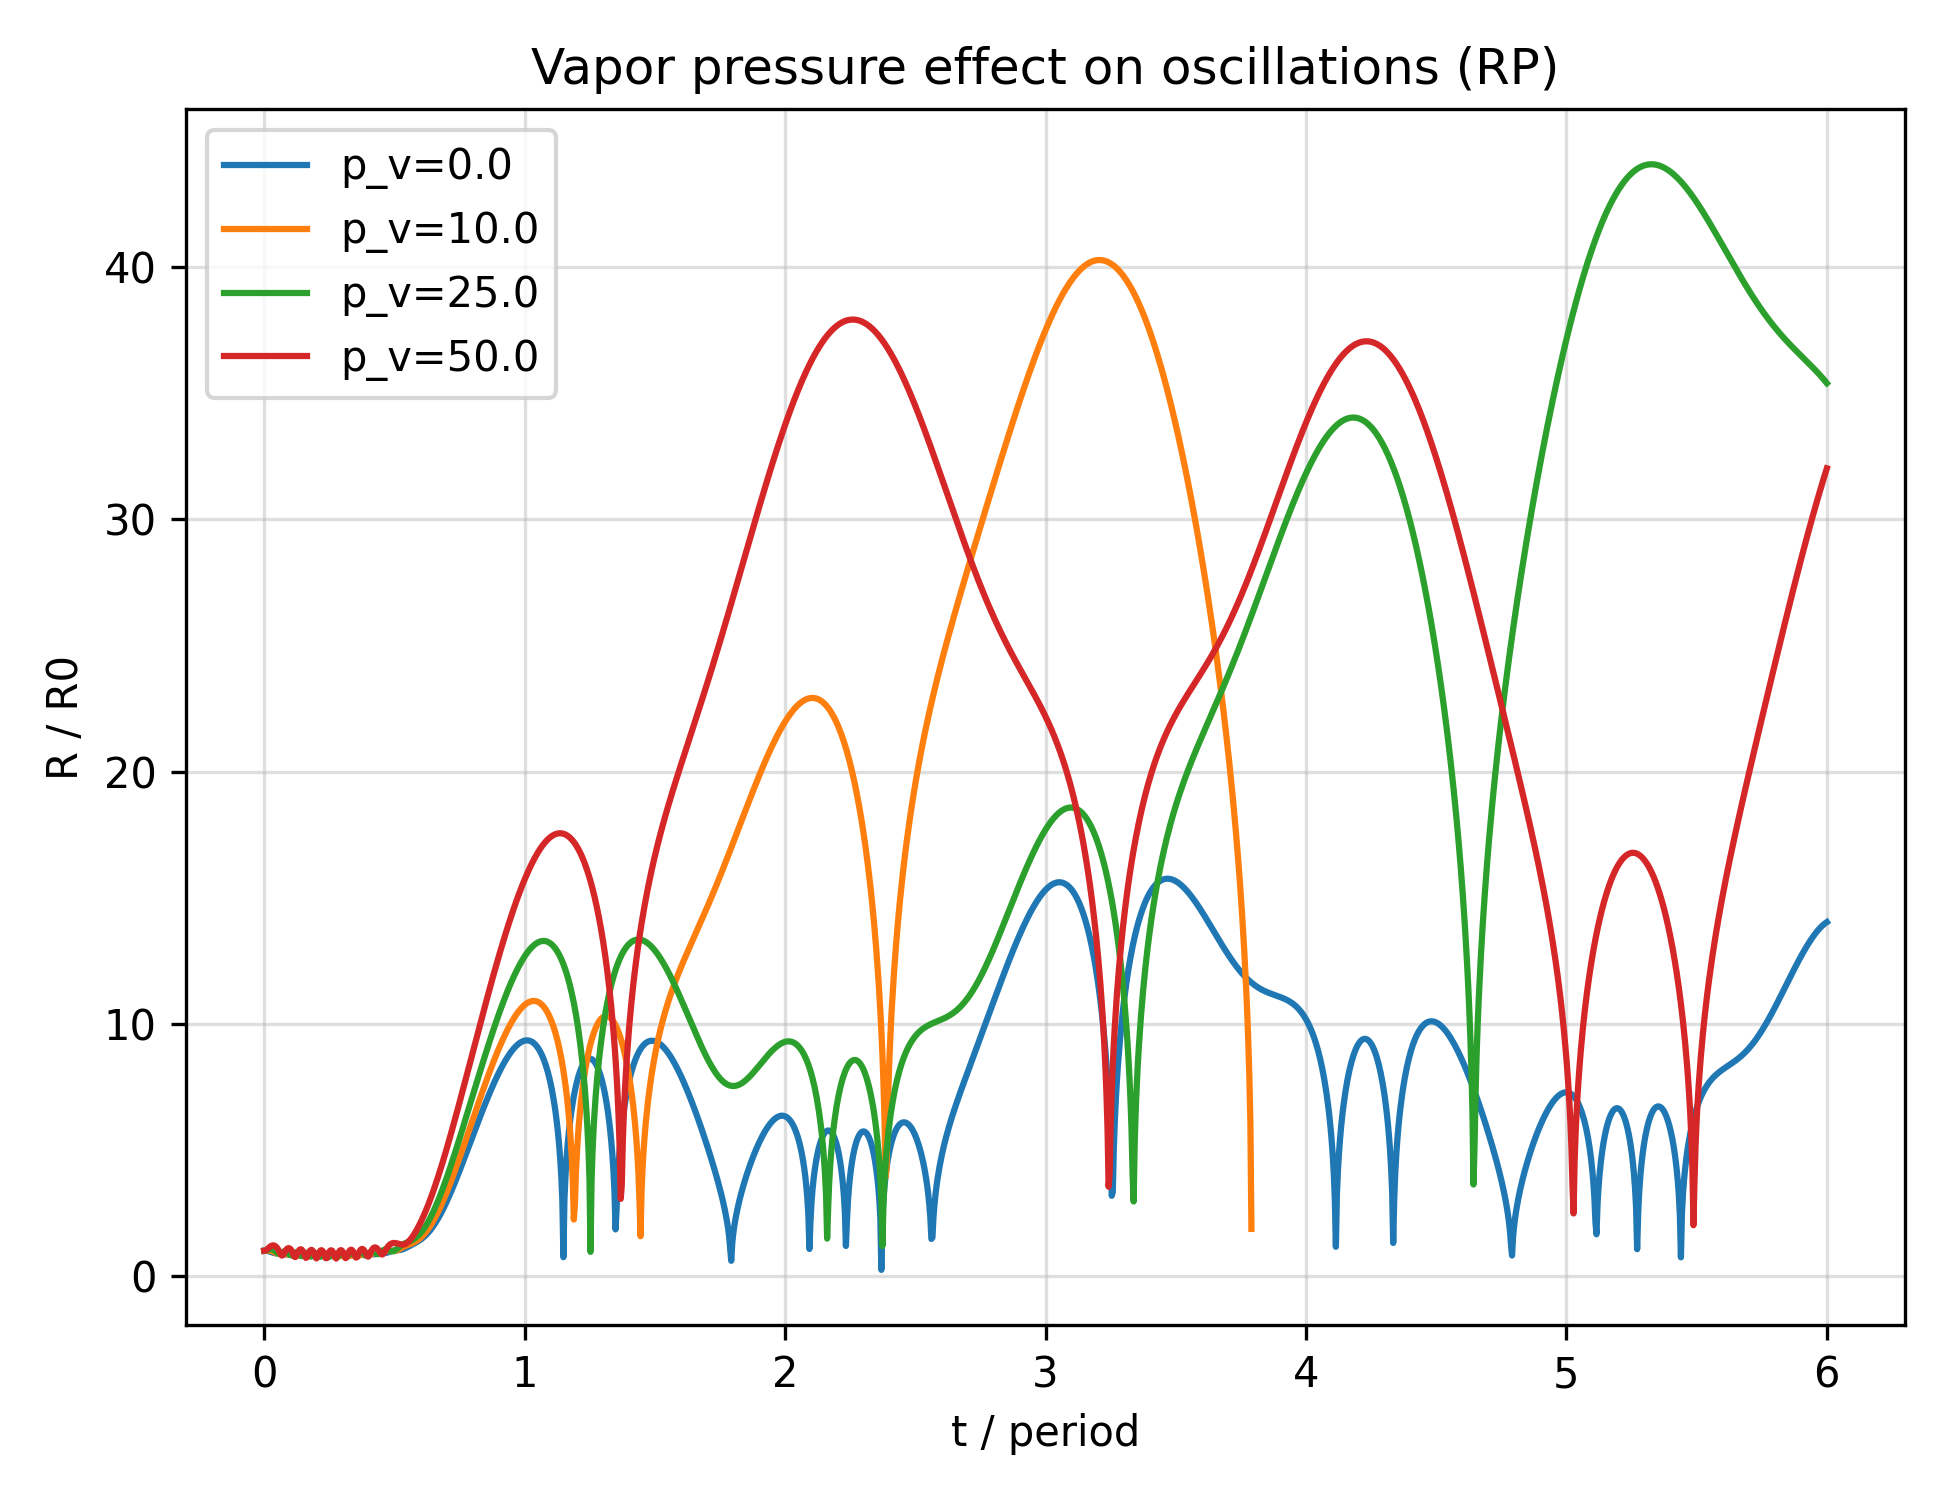

Here is the Python script that generated this plot:
import numpy as np
import matplotlib.pyplot as plt
from scipy.integrate import solve_ivp

# Vapor / mass-transfer proxy: vary vapor pressure term p_v in RP

rho = 1.0
R0 = 1.0
p_g0 = 100.0
kappa = 1.4
p0 = 100.0
mu = 0.0
sigma = 0.0

Pa = 150.0
f = 0.2
omega = 2 * np.pi * f

p_v_values = [0.0, 10.0, 25.0, 50.0]  # increasing vapor fraction


def rp_rhs_factory(p_v):
    def p_bubble(R):
        R = max(R, 1e-8)
        return p_v + p_g0 * (R0 / R) ** (3 * kappa)

    def rhs(t, y):
        R, Rdot = y
        R = max(R, 1e-8)
        p_inf = p0 + Pa * np.sin(omega * t)
        delta_p = p_bubble(R) - p_inf
        Rddot = delta_p / (rho * R) - 1.5 * (Rdot ** 2) / R
        return [Rdot, Rddot]

    return rhs


periods = 6
t_end = periods / f
t_eval = np.linspace(0, t_end, 1500)
y0 = [R0, 0.0]

plt.figure(figsize=(6.5, 5))
for p_v in p_v_values:
    rhs = rp_rhs_factory(p_v)
    sol = solve_ivp(rhs, (0, t_end), y0, t_eval=t_eval, rtol=1e-8, atol=1e-11)
    plt.plot(sol.t / (1 / f), sol.y[0] / R0, label=f"p_v={p_v}")

plt.xlabel("t / period")
plt.ylabel("R / R0")
plt.title("Vapor pressure effect on oscillations (RP)")
plt.grid(True, alpha=0.4)
plt.legend()
plt.tight_layout()
plt.savefig("study_mass_transfer_vapor.png", dpi=300)
plt.show()
